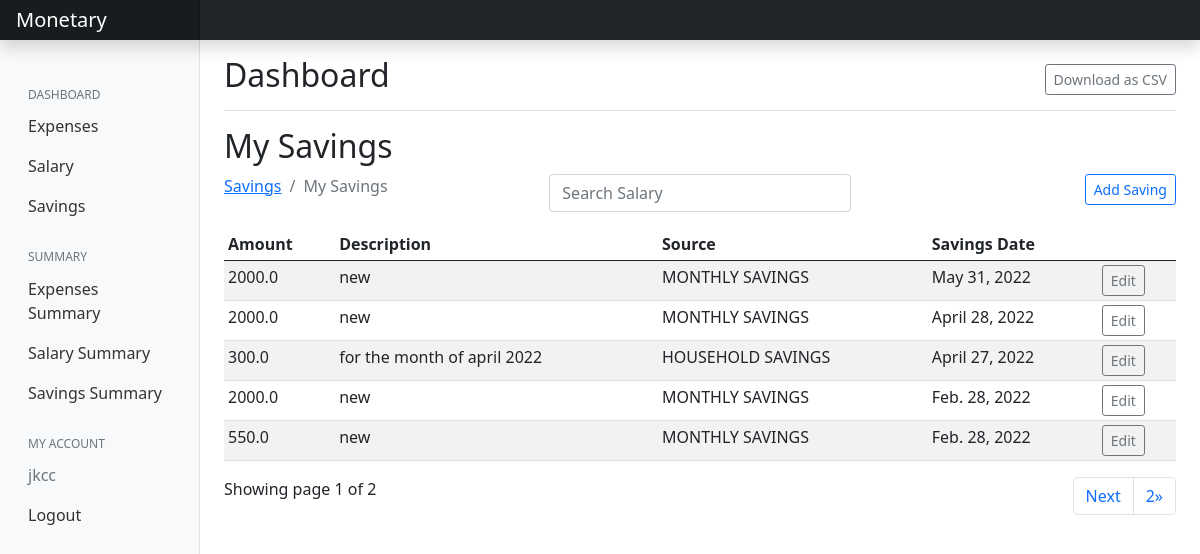
The app's page /saving/ (signed in), older data.
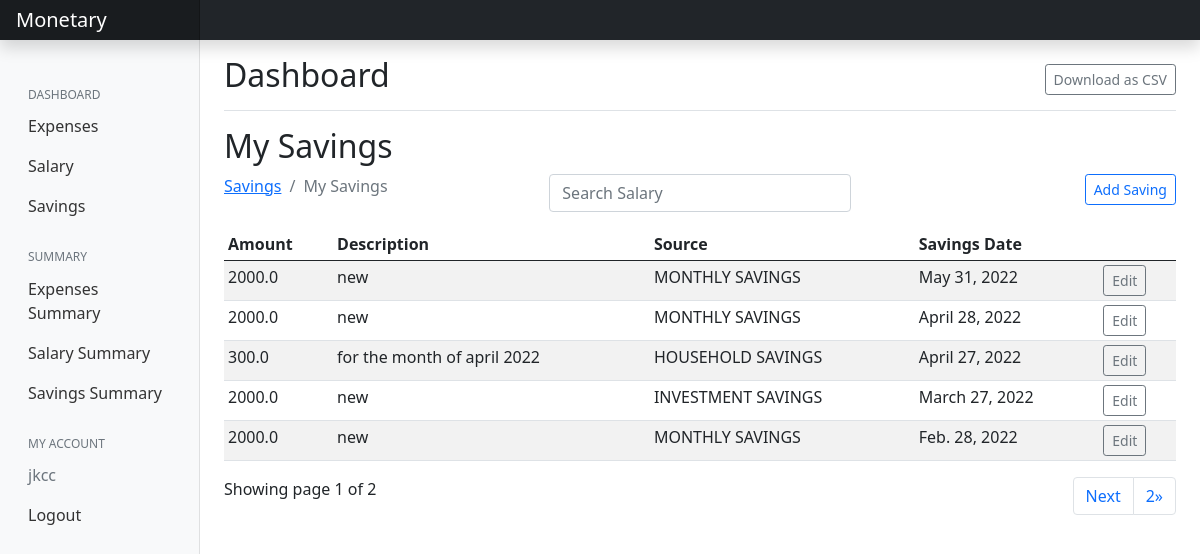
The same page, newer data.
### saving/models.py (models this page shows, shortened)
class Saving(models.Model):
    amount = models.FloatField()
    date = models.DateField(default=now)
    description = models.TextField()
    owner = models.ForeignKey(to=User, on_delete=models.CASCADE)
    source = models.CharField(max_length=200)
    class Meta:
        ordering = ['-date']

### saving/views.py (the view)
# urls.py: path('', views.index, name="expenses"),
@login_required(login_url='/accounts/login')
def index(request):
    sources = Source.objects.all()
    saving = Saving.objects.filter(owner=request.user)
    paginator = Paginator(saving, 5)
    page_num = request.GET.get('page')
    page_obj = Paginator.get_page(paginator, page_num)
    context = {
        'saving': saving,
        'page_obj': page_obj
    }
    return render(request, 'saving/index.html', context)

### saving/templates/saving/index.html (shortened to what this page needs)
{% extends 'base.html' %}
{% load static %}
{% block content %}
{% if saving.count %}
<div class="d-flex justify-content-between flex-wrap flex-md-nowrap align-items-center pt-3 pb-2 mb-3 border-bottom">
    <h1 class="h2">Dashboard</h1>
    <div class="btn-toolbar mb-2 mb-md-0">
       <a href="{% url 'saving-csv' %}" class="btn btn-outline-secondary btn-sm">Download as CSV</a>
    </div>
</div>
<h2>My Savings</h2>
<div class="row">
    <div class="col-md-4">
        <nav aria-label="breadcrumb">
            <ol class="breadcrumb">
                <li class="breadcrumb-item"><a href="{% url 'salary' %}">Savings</a></li>
                <li class="breadcrumb-item active" aria-current="page">My Savings</li>
            </ol>
        </nav>
    </div>
    <div class="col-md-4">
        <div class="form-group">
            <input type="text" class="form-control mb-3" id="searchField" placeholder="Search Salary">
        </div>
    </div>
    <div class="col-md-4">
        <a href="{% url 'add-saving' %}" class="btn btn-outline-primary btn-sm mb-3 float-end">Add Saving</a>
    </div>
</div>
<div class="app-table table-responsive">
    <table class="table table-striped table-sm">
        <thead>
            <tr>
                <th>Amount</th>
                <th>Description</th>
                <th>Source</th>
                <th>Savings Date</th>
                <th></th>
            </tr>
        </thead>
        <tbody>
            {% for saving in page_obj %}
            <tr>
                <td>{{saving.amount}}</td>
                <td>{{saving.description}}</td>
                <td>{{saving.source}}</td>
                <td>{{saving.date}}</td>
                <td><a href="{% url 'saving-edit' saving.id %}" class="btn btn-outline-secondary btn-sm">Edit</a></td>
            </tr>
            {% endfor %}
        </tbody>
    </table>
</div>
<div class="pagination-container">
    <div>
        Showing page {{ page_obj.number }} of {{ page_obj.paginator.num_pages }}
        <ul class="pagination align-right float-end mr-auto">
            {% if page_obj.has_next %}
            <li class="page-item"><a class="page-link" href="?page={{ page_obj.next_page_number }}">Next</a>
            </li>
            <li class="page-item"><a class="page-link"
                    href="?page={{ page_obj.paginator.num_pages }}">{{ page_obj.paginator.num_pages }}&raquo;</a>
            </li>
            {% endif %}
        </ul>
    </div>
</div>
{% endif %}
{% endblock %}

Row changes from the older to the newer data that the page shows:
no longer on this page (row unchanged): Saving: amount "550.0", description "new", source "MONTHLY SAVINGS", date "Feb. 28, 2022"
added Saving: amount "2000.0", description "new", source "INVESTMENT SAVINGS", date "March 27, 2022"
